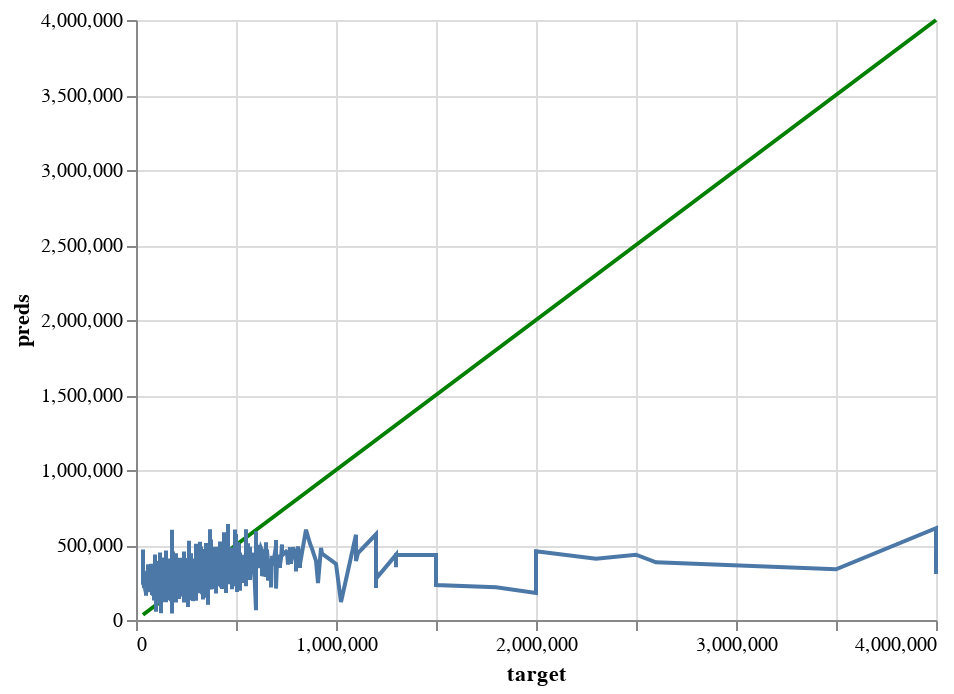

Write notebook code for a chart like this one.
### Markdown cell above
### 9. Assess Model Performance

### Code cell
import altair as alt
perfect_train = alt.Chart(pd.DataFrame({'target': y_train, 'preds': y_train})).mark_line(color='green').encode(
    x='target',
    y='preds'
)

pred_chart_train = alt.Chart(pd.DataFrame({'target': y_train, 'preds': y_train_pred})).mark_line().encode(
    x='target',
    y='preds'
  )

perfect_train + pred_chart_train

### Figure 1 — Vega-Lite specification as saved in the notebook (floating-point values rounded to 4 significant figures; data arrays with more than 128 entries replaced by an {"elided": "..."} marker saying what was removed)
{"config": {"view": {"continuousWidth": 400, "continuousHeight": 300}}, "layer": [{"data": {"name": "data-7a6c9d63353c548ece8313b0c30bb199"}, "mark": {"type": "line", "color": "green"}, "encoding": {"x": {"field": "target", "type": "quantitative"}, "y": {"field": "preds", "type": "quantitative"}}}, {"data": {"name": "data-6c3c210e38a1a5f9843418d13a529428"}, "mark": "line", "encoding": {"x": {"field": "target", "type": "quantitative"}, "y": {"field": "preds", "type": "quantitative"}}}], "$schema": "https://vega.github.io/schema/vega-lite/v4.17.0.json", "datasets": {"data-7a6c9d63353c548ece8313b0c30bb199": {"elided": "2998 records"}, "data-6c3c210e38a1a5f9843418d13a529428": {"elided": "2998 records"}}}
